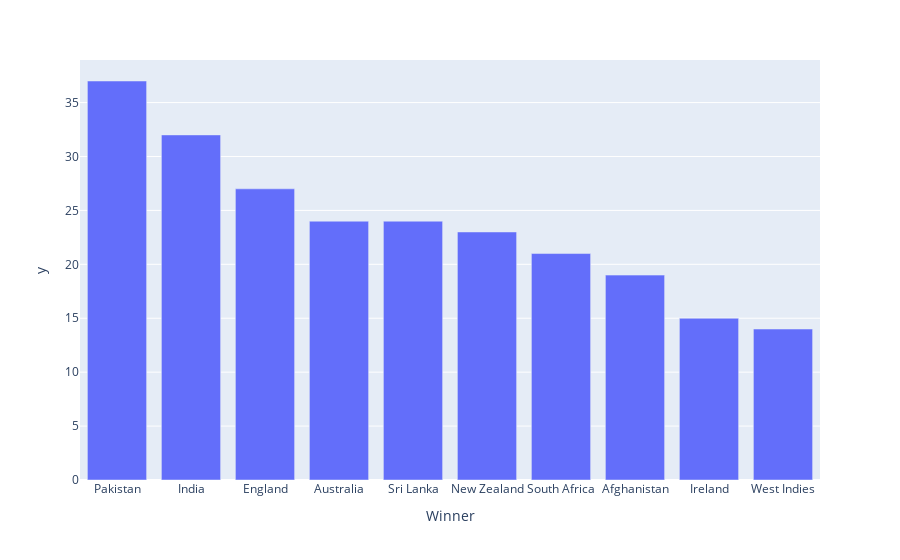

Write notebook code for a chart like this one.
### Code cell
# Assuming 'temp_df' is your DataFrame
import plotly.express as px
fig = px.bar(temp_df, x=temp_df.index, y=temp_df.values)
fig.show()

### Figure 1 — Plotly figure (JSON) as saved in the notebook; plotly's stock layout.template omitted (floating-point values rounded to 4 significant figures)
{"data": [{"alignmentgroup": "True", "hovertemplate": "Winner=%{x}<br>y=%{y}<extra></extra>", "legendgroup": "", "marker": {"color": "#636efa", "pattern": {"shape": ""}}, "name": "", "offsetgroup": "", "orientation": "v", "showlegend": false, "textposition": "auto", "type": "bar", "x": ["Pakistan", "India", "England", "Australia", "Sri Lanka", "New Zealand", "South Africa", "Afghanistan", "Ireland", "West Indies"], "xaxis": "x", "y": [37, 32, 27, 24, 24, 23, 21, 19, 15, 14], "yaxis": "y"}], "layout": {"autosize": true, "barmode": "relative", "legend": {"tracegroupgap": 0}, "margin": {"t": 60}, "xaxis": {"anchor": "y", "autorange": true, "domain": [0, 1], "range": [-0.5, 9.5], "title": {"text": "Winner"}, "type": "category"}, "yaxis": {"anchor": "x", "autorange": true, "domain": [0, 1], "range": [0, 38.95], "title": {"text": "y"}, "type": "linear"}}}
